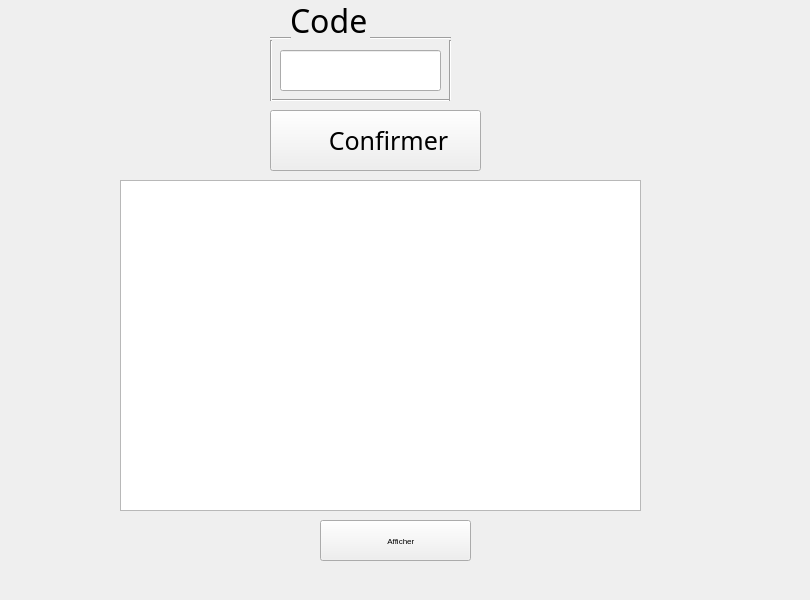
    <widget class="QWidget" name="tab">
     <attribute name="title">
      <string>Supprimer</string>
     </attribute>
     <widget class="QPushButton" name="pushButton_13">
      <property name="geometry">
       <rect>
        <x>270</x>
        <y>110</y>
        <width>211</width>
        <height>61</height>
       </rect>
      </property>
      <property name="font">
       <font>
        <family>Bahnschrift</family>
        <pointsize>19</pointsize>
       </font>
      </property>
      <property name="text">
       <string>    Confirmer</string>
      </property>
     </widget>
     <widget class="Line" name="line_170">
      <property name="geometry">
       <rect>
        <x>270</x>
        <y>90</y>
        <width>181</width>
        <height>20</height>
       </rect>
      </property>
      <property name="orientation">
       <enum>Qt::Horizontal</enum>
      </property>
     </widget>
     <widget class="QLineEdit" name="CodeEdit_5">
      <property name="geometry">
       <rect>
        <x>280</x>
        <y>50</y>
        <width>161</width>
        <height>41</height>
       </rect>
      </property>
      <property name="font">
       <font>
        <pointsize>14</pointsize>
       </font>
      </property>
     </widget>
     <widget class="Line" name="line_167">
      <property name="geometry">
       <rect>
        <x>440</x>
        <y>40</y>
        <width>20</width>
        <height>61</height>
       </rect>
      </property>
      <property name="orientation">
       <enum>Qt::Vertical</enum>
      </property>
     </widget>
     <widget class="Line" name="line_168">
      <property name="geometry">
       <rect>
        <x>370</x>
        <y>30</y>
        <width>81</width>
        <height>16</height>
       </rect>
      </property>
      <property name="orientation">
       <enum>Qt::Horizontal</enum>
      </property>
     </widget>
     <widget class="QLabel" name="label_55">
      <property name="geometry">
       <rect>
        <x>290</x>
        <y>0</y>
        <width>91</width>
        <height>41</height>
       </rect>
      </property>
      <property name="font">
       <font>
        <family>Bahnschrift</family>
        <pointsize>24</pointsize>
       </font>
      </property>
      <property name="text">
       <string>Code</string>
      </property>
     </widget>
     <widget class="Line" name="line_166">
      <property name="geometry">
       <rect>
        <x>270</x>
        <y>30</y>
        <width>21</width>
        <height>16</height>
       </rect>
      </property>
      <property name="orientation">
       <enum>Qt::Horizontal</enum>
      </property>
     </widget>
     <widget class="Line" name="line_169">
      <property name="geometry">
       <rect>
        <x>270</x>
        <y>40</y>
        <width>3</width>
        <height>61</height>
       </rect>
      </property>
      <property name="orientation">
       <enum>Qt::Vertical</enum>
      </property>
     </widget>
     <widget class="QLabel" name="label_57">
      <property name="geometry">
       <rect>
        <x>250</x>
        <y>110</y>
        <width>61</width>
        <height>61</height>
       </rect>
      </property>
      <property name="text">
       <string/>
      </property>
     </widget>
     <widget class="QLabel" name="label_58">
      <property name="geometry">
       <rect>
        <x>0</x>
        <y>0</y>
        <width>801</width>
        <height>591</height>
       </rect>
      </property>
      <property name="text">
       <string/>
      </property>
     </widget>
     <widget class="QTableView" name="tableView_2">
      <property name="geometry">
       <rect>
        <x>120</x>
        <y>180</y>
        <width>521</width>
        <height>331</height>
       </rect>
      </property>
      <property name="font">
       <font>
        <family>Bahnschrift</family>
        <pointsize>10</pointsize>
       </font>
      </property>
     </widget>
     <widget class="QPushButton" name="pushButton_16">
      <property name="geometry">
       <rect>
        <x>320</x>
        <y>520</y>
        <width>151</width>
        <height>41</height>
       </rect>
      </property>
      <property name="font">
       <font>
        <pointsize>6</pointsize>
       </font>
      </property>
      <property name="text">
       <string>     Afficher</string>
      </property>
     </widget>
     <widget class="QLabel" name="label_61">
      <property name="geometry">
       <rect>
        <x>300</x>
        <y>520</y>
        <width>41</width>
        <height>41</height>
       </rect>
      </property>
      <property name="text">
       <string/>
      </property>
     </widget>
     <zorder>label_58</zorder>
     <zorder>pushButton_13</zorder>
     <zorder>line_170</zorder>
     <zorder>CodeEdit_5</zorder>
     <zorder>line_167</zorder>
     <zorder>line_168</zorder>
     <zorder>label_55</zorder>
     <zorder>line_166</zorder>
     <zorder>line_169</zorder>
     <zorder>label_57</zorder>
     <zorder>tableView_2</zorder>
     <zorder>pushButton_16</zorder>
     <zorder>label_61</zorder>
    </widget>
